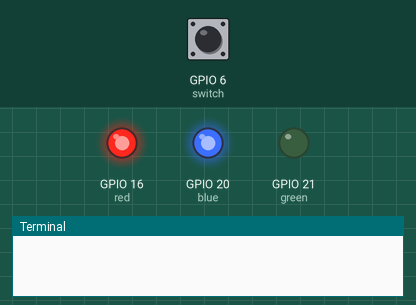
Recording of a program running on a simulated Raspberry Pi (BCM pin numbers). On the bench: output pins drawn as LEDs (lit = HIGH), the last lines printed to the terminal. Dashed ring = blinking. The inputs (shaded band) are chosen by the test bench; at power-on: GPIO 6 (switch) LOW.

Above: at 1.2 s.
1.3 s: GPIO 6 (switch) pulled HIGH for 1 s
At 3.3 s:
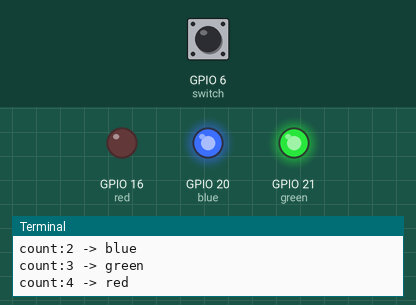
4.0 s: GPIO 6 (switch) pulled HIGH for 0.15 s
At 5.0 s:
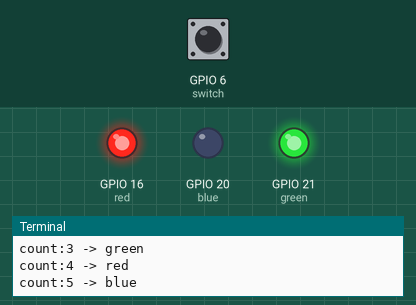
5.8 s: GPIO 6 (switch) pulled HIGH for 3.2 s
At 9.6 s:
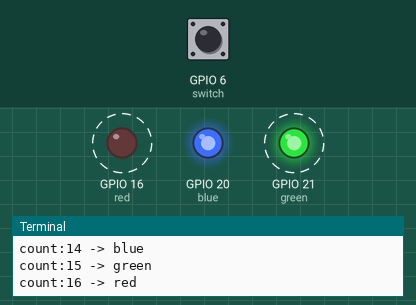
Timing chart, 0 to 11.1 s (numbered marks = the images above; inputs shaded):
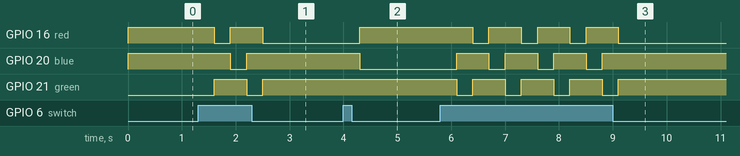

The program:

ioh003_input01.py
```python
# title : ioh003_input01.py
# date : 2024-06-20
# desc : 스위치 버튼 활용

import RPi.GPIO as GPIO
import time

switch = 6
red = 16
blue = 20
green = 21
count = 0

GPIO.setmode(GPIO.BCM)
GPIO.setup(switch, GPIO.IN)
GPIO.setup(red, GPIO.OUT)
GPIO.setup(blue, GPIO.OUT)
GPIO.setup(green, GPIO.OUT)

try:
	while True:
		if GPIO.input(switch) == True:
			count += 1
			if count%3 == 1:
				print(f"count:{count} -> red")
			if count%3 == 2:
				print(f"count:{count} -> blue")
			if count%3 == 0:
				print(f"count:{count} -> green")
			time.sleep(0.3)

		# red
		if count%3 == 1:
			GPIO.output(red, False)
			GPIO.output(blue, True)
			GPIO.output(green, True)

		# blue
		elif count%3 == 2:
			GPIO.output(red, True)
			GPIO.output(blue, False)
			GPIO.output(green, True)

		# green
		elif count%3 == 0:
			GPIO.output(red, True)
			GPIO.output(blue, True)
			GPIO.output(green, False)

except KeyboardInterrupt:
	GPIO.cleanup()
```

Measured:
- after the input at 1.3 s, GPIO 16 (red): HIGH → LOW after 0.30 s, → HIGH 0.30 s later, → LOW 0.60 s later; GPIO 20 (blue): HIGH → LOW after 0.60 s, → HIGH 0.30 s later; GPIO 21 (green): LOW → HIGH after 0.30 s, → LOW 0.60 s later, → HIGH 0.30 s later
- after the input at 4.0 s, GPIO 16 (red): LOW → HIGH after 0.30 s; GPIO 20 (blue): HIGH → LOW after 0.30 s
- after the input at 5.8 s, GPIO 16 (red): alternates HIGH for 0.60 s and LOW for 0.30 s, 7 changes in all, then stays LOW, starting after 0.60 s; GPIO 20 (blue): alternates HIGH for 0.60 s and LOW for 0.30 s, 7 changes in all, then stays HIGH, starting after 0.30 s
